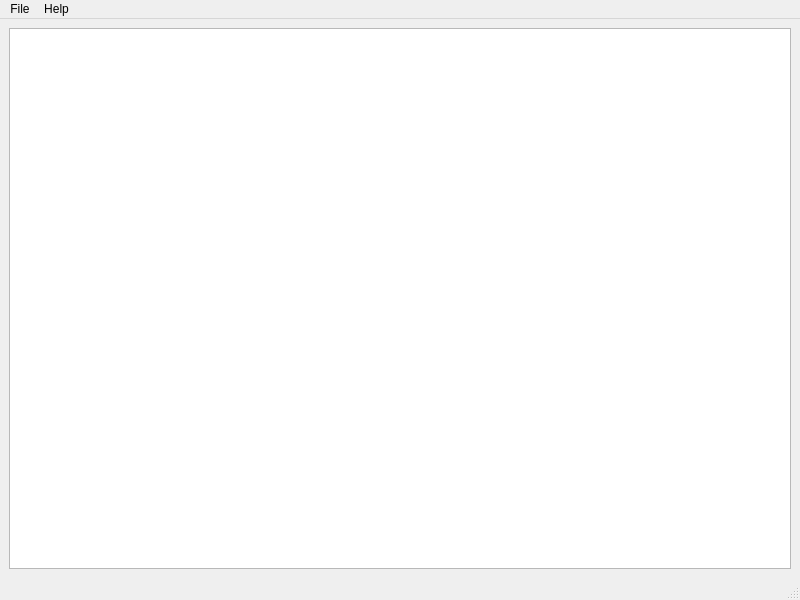
<?xml version="1.0" encoding="UTF-8"?>
<ui version="4.0">
 <class>MainWindow</class>
 <widget class="QMainWindow" name="MainWindow">
  <property name="geometry">
   <rect>
    <x>0</x>
    <y>0</y>
    <width>800</width>
    <height>600</height>
   </rect>
  </property>
  <property name="windowTitle">
   <string>MainWindow</string>
  </property>
  <widget class="QWidget" name="centralwidget">
   <layout class="QVBoxLayout" name="verticalLayout">
    <item>
     <widget class="QTableView" name="tableView"/>
    </item>
   </layout>
  </widget>
  <widget class="QMenuBar" name="menubar">
   <property name="geometry">
    <rect>
     <x>0</x>
     <y>0</y>
     <width>800</width>
     <height>22</height>
    </rect>
   </property>
   <widget class="QMenu" name="menuFile">
    <property name="title">
     <string>File</string>
    </property>
    <addaction name="actionSearch_information"/>
    <addaction name="actionExit"/>
   </widget>
   <widget class="QMenu" name="menuHelp">
    <property name="title">
     <string>Help</string>
    </property>
    <addaction name="actionHelp"/>
    <addaction name="actionAbout"/>
   </widget>
   <addaction name="menuFile"/>
   <addaction name="menuHelp"/>
  </widget>
  <widget class="QStatusBar" name="statusbar"/>
  <action name="actionSearch_information">
   <property name="text">
    <string>Search information</string>
   </property>
  </action>
  <action name="actionExit">
   <property name="text">
    <string>Exit</string>
   </property>
  </action>
  <action name="actionHelp">
   <property name="text">
    <string>Help</string>
   </property>
  </action>
  <action name="actionAbout">
   <property name="text">
    <string>About</string>
   </property>
  </action>
 </widget>
 <resources/>
 <connections/>
</ui>
